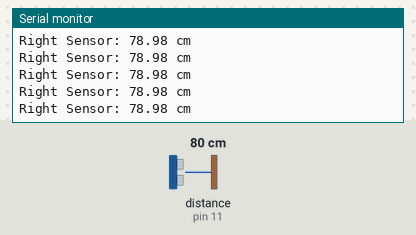
Bench run of a sketch on a simulated Arduino Uno, built with avr-gcc and run on an emulated ATmega328P. Parts: the last lines printed to the serial monitor. Wiring (inferred from the names in the program): ultrasonic range finder: trigger pin 10; echo pin 11. Inputs (shaded band) come from the test bench; at power-on: distance to the obstacle (sensor on pin 11) 80 cm. The echo pulse lasts 58.3 µs per cm.

Above: at 1.2 s.
1.3 s: distance to the obstacle (sensor on pin 11) set to 35 cm
At 1.6 s:
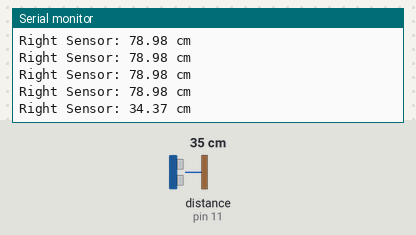
4.3 s: distance to the obstacle (sensor on pin 11) set to 2 cm
At 4.44 s:
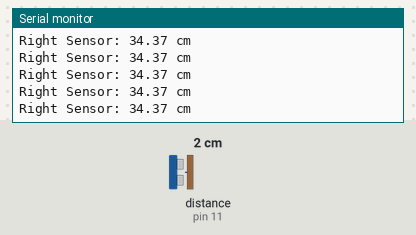
Timing chart, 0 to 7.3 s (numbered marks = the images above; inputs shaded):
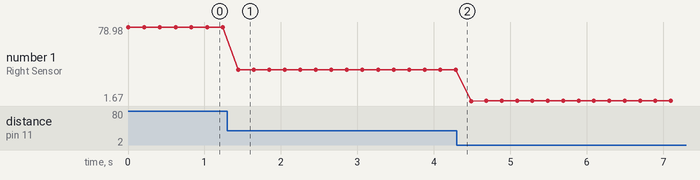

Measured:
- after the input at 1.3 s, the serial monitor: prints a new line after 0.14 s (image 1)
- plotted number 1: 78.98 → 34.37 after the input at 1.3 s, 34.37 → 1.68 after the input at 4.3 s

The sketch:

singleSensorTestUS.ino
```cpp
#define TRIG_PIN 10
#define ECHO_PIN 11

void setup() {
  Serial.begin(9600);
  pinMode(TRIG_PIN, OUTPUT);
  pinMode(ECHO_PIN, INPUT);
}

void loop() {
  // Send trigger pulse
  digitalWrite(TRIG_PIN, LOW);
  delayMicroseconds(2);
  digitalWrite(TRIG_PIN, HIGH);
  delayMicroseconds(10);
  digitalWrite(TRIG_PIN, LOW);

  // Read echo time (max 20 ms timeout = ~3.4m)
  long duration = pulseIn(ECHO_PIN, HIGH, 20000);

  // Convert to cm
  float distance;
  if (duration == 0) {
    distance = -1; // no reading
  } else {
    distance = (duration * 0.034) / 2.0;
  }

  // Print result
  Serial.print("Right Sensor: ");
  if (distance < 0) {
    Serial.println("No Echo");
  } else {
    Serial.print(distance);
    Serial.println(" cm");
  }

  delay(200); // small delay before next reading
}
```
